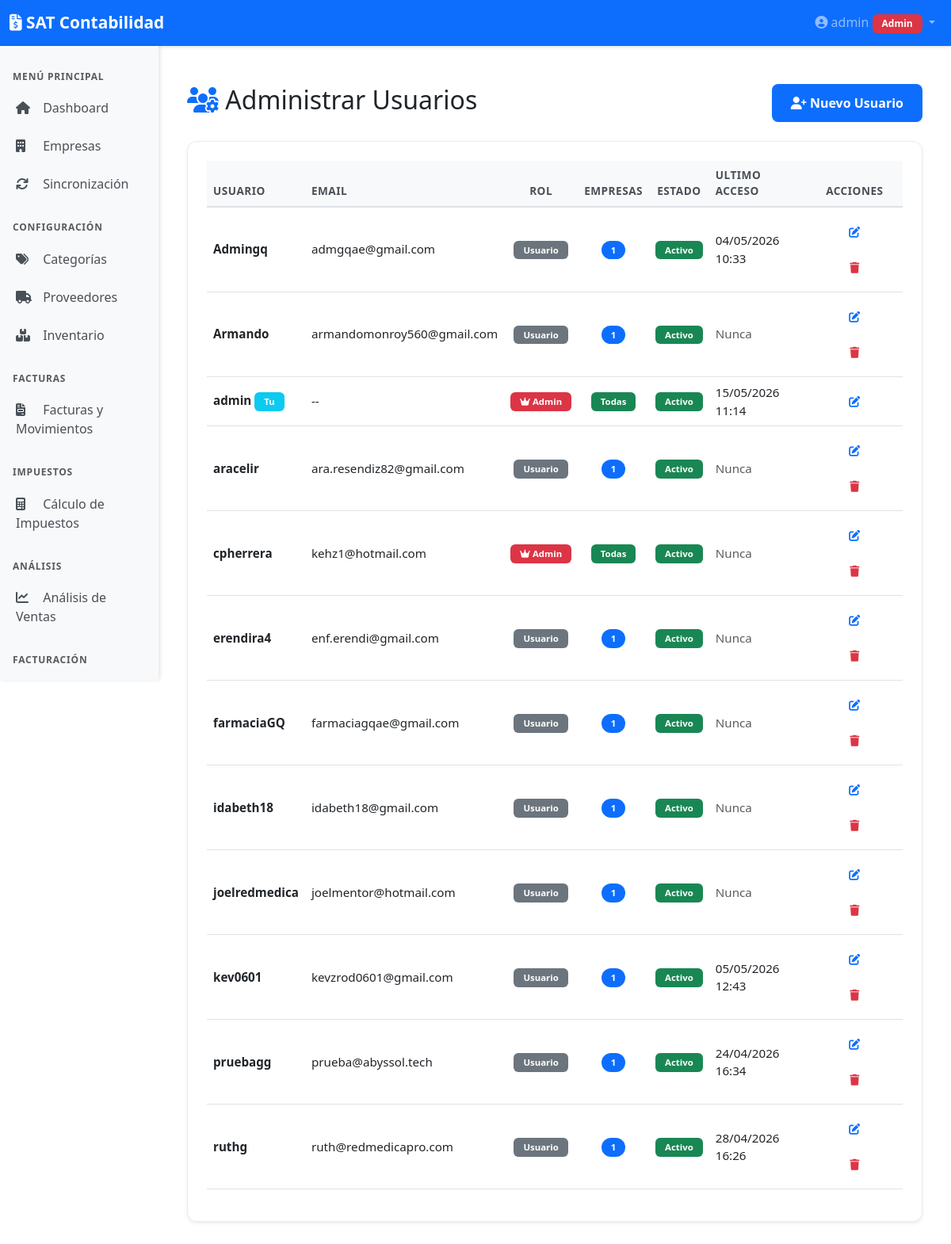
Before: /admin/users (signed in) with the older database file.
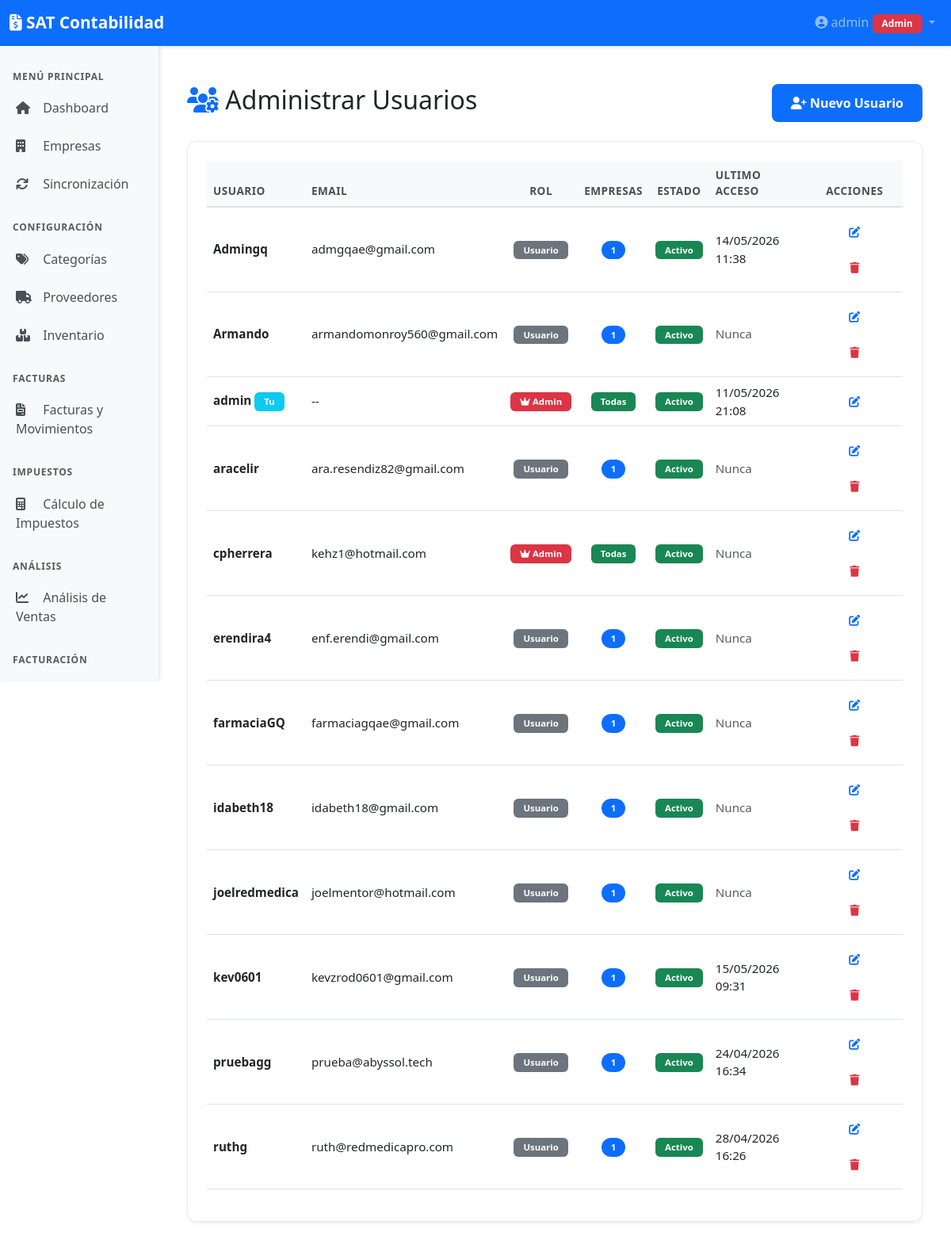
After: the same page with the newer database file.
### models.py (models this page shows, shortened)
class User(UserMixin, db.Model):
    __tablename__ = 'user'
    id = db.Column(db.Integer, primary_key=True)
    username = db.Column(db.String(64), unique=True, nullable=False, index=True)
    email = db.Column(db.String(120), unique=True, nullable=True, index=True)
    password_hash = db.Column(db.String(256))  # Larger for modern hash algorithms
    created_at = db.Column(db.DateTime, default=datetime.utcnow)
    last_login = db.Column(db.DateTime, nullable=True)
    is_active = db.Column(db.Boolean, default=True)
    is_admin = db.Column(db.Boolean, default=False)  # Admin can manage users and access all
    company_access = db.relationship('UserCompanyAccess', back_populates='user', cascade='all, delete-orphan')
    def has_any_perm(self, *perm_names):
        if self.is_admin:
            return True
        for access in self.company_access:
            for name in perm_names:
                if getattr(access, f'perm_{name}', False):
                    return True
        return False

### routes/admin.py (the view)
@admin_bp.route('/admin/users')
@admin_required
def admin_users():
    users = User.query.order_by(User.username).all()
    return render_template('admin/users.html', users=users)

### templates/admin/users.html (shortened to what this page needs)
{% extends "base.html" %}
{% block content %}
<div class="container-fluid mt-4">
    <div class="d-flex justify-content-between align-items-center mb-4">
        <h2><i class="fas fa-users-cog text-primary"></i> Administrar Usuarios</h2>
        <a href="{{ url_for('admin.admin_add_user') }}" class="btn btn-primary">
            <i class="fas fa-user-plus"></i> Nuevo Usuario
        </a>
    </div>
    <div class="card shadow-sm">
        <div class="card-body">
            <div class="table-responsive">
                <table class="table table-hover align-middle">
                    <thead class="table-light">
                        <tr>
                            <th>Usuario</th>
                            <th>Email</th>
                            <th class="text-center">Rol</th>
                            <th class="text-center">Empresas</th>
                            <th class="text-center">Estado</th>
                            <th>Ultimo Acceso</th>
                            <th class="text-center">Acciones</th>
                        </tr>
                    </thead>
                    <tbody>
                        {% for user in users %}
                        <tr>
                            <td>
                                <strong>{{ user.username }}</strong>
                                {% if user.id == current_user.id %}
                                <span class="badge bg-info">Tu</span>
                                {% endif %}
                            </td>
                            <td>{{ user.email or '--' }}</td>
                            <td class="text-center">
                                {% if user.is_admin %}
                                <span class="badge bg-danger"><i class="fas fa-crown"></i> Admin</span>
                                {% else %}
                                <span class="badge bg-secondary">Usuario</span>
                                {% endif %}
                            </td>
                            <td class="text-center">
                                {% if user.is_admin %}
                                <span class="badge bg-success">Todas</span>
                                {% else %}
                                <span class="badge bg-primary rounded-pill">{{ user.company_access|length }}</span>
                                {% endif %}
                            </td>
                            <td class="text-center">
                                {% if user.is_active %}
                                <span class="badge bg-success">Activo</span>
                                {% else %}
                                <span class="badge bg-danger">Inactivo</span>
                                {% endif %}
                            </td>
                            <td>
                                {% if user.last_login %}
                                {{ user.last_login.strftime('%d/%m/%Y %H:%M') }}
                                {% else %}
                                <span class="text-muted">Nunca</span>
                                {% endif %}
                            </td>
                            <td class="text-center">
                                <a href="{{ url_for('admin.admin_edit_user', user_id=user.id) }}"
                                   class="btn btn-sm btn-outline-primary" title="Editar">
                                    <i class="fas fa-edit"></i>
                                </a>
                                {% if user.id != current_user.id %}
                                <button type="button" class="btn btn-sm btn-outline-danger" title="Eliminar"
                                    onclick="confirmDeleteUser('{{ user.id }}', '{{ user.username }}')">
                                    <i class="fas fa-trash"></i>
                                </button>
                                {% endif %}
                            </td>
                        </tr>
                        {% endfor %}
                    </tbody>
                </table>
            </div>
        </div>
    </div>
</div>
{% endblock %}

### templates/base.html (shortened to what the changed rows need)
<!DOCTYPE html>
<html lang="es">
<head>
    <link href="https://cdn.jsdelivr.net/npm/bootstrap@5.3.0/dist/css/bootstrap.min.css" rel="stylesheet">
    <link rel="stylesheet" href="https://cdnjs.cloudflare.com/ajax/libs/font-awesome/6.4.0/css/all.min.css">
    <link href="https://cdn.jsdelivr.net/npm/tom-select@2.3.1/dist/css/tom-select.bootstrap5.min.css" rel="stylesheet">
    <link rel="stylesheet" href="{{ url_for('static', filename='css/main.css') }}">
</head>
<body>
    <nav class="navbar navbar-expand-lg navbar-dark bg-primary">
        <div class="container-fluid">
            <div class="collapse navbar-collapse" id="navbarNav">
                {% set _navbar_company = company or selected_company %}
                <ul class="navbar-nav ms-auto">
                    <li class="nav-item dropdown">
                        <a class="nav-link dropdown-toggle" href="#" id="navbarDropdown" role="button"
                            data-bs-toggle="dropdown" aria-expanded="false">
                            <i class="fas fa-user-circle"></i> {{ current_user.username }}
                            {% if current_user.is_admin %}
                            <span class="badge bg-danger">Admin</span>
                            {% endif %}
                        </a>
                    </li>
                </ul>
            </div>
        </div>
    </nav>
    <div class="container-fluid">
        <div class="row">
                    {% set nav_is_admin = current_user.is_authenticated and current_user.is_admin %}
            <main class="col-md-10 ms-sm-auto px-md-4">
                <div class="py-4">
                    {% block content %}{% endblock %}
                </div>
            </main>
        </div>
    </div>
</body>
</html>

Changed rows visible on the page:
changed User "admin": last_login "15/05/2026 11:14" → "11/05/2026 21:08"
changed User "Admingq": last_login "04/05/2026 10:33" → "14/05/2026 11:38"
changed User "kev0601": last_login "05/05/2026 12:43" → "15/05/2026 09:31"
